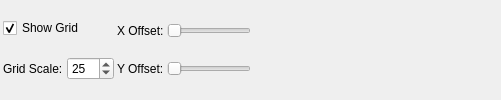
             <widget class="QWidget" name="pageGrid">
              <layout class="QHBoxLayout" name="horizontalLayout_2">
               <property name="spacing">
                <number>3</number>
               </property>
               <property name="leftMargin">
                <number>3</number>
               </property>
               <property name="topMargin">
                <number>3</number>
               </property>
               <property name="rightMargin">
                <number>3</number>
               </property>
               <property name="bottomMargin">
                <number>3</number>
               </property>
               <item>
                <layout class="QVBoxLayout" name="verticalLayout_3">
                 <property name="spacing">
                  <number>4</number>
                 </property>
                 <item>
                  <widget class="QCheckBox" name="chkShowGrid">
                   <property name="toolTip">
                    <string>Show or hide the grid in the battle</string>
                   </property>
                   <property name="text">
                    <string>Show Grid</string>
                   </property>
                   <property name="checked">
                    <bool>true</bool>
                   </property>
                  </widget>
                 </item>
                 <item>
                  <layout class="QHBoxLayout" name="horizontalLayout">
                   <property name="spacing">
                    <number>4</number>
                   </property>
                   <item>
                    <widget class="QLabel" name="label_3">
                     <property name="toolTip">
                      <string>Set the scale of the grid. The larger the number, the larger the grid squares</string>
                     </property>
                     <property name="text">
                      <string>Grid Scale:</string>
                     </property>
                    </widget>
                   </item>
                   <item>
                    <widget class="QSpinBox" name="spinGridScale">
                     <property name="toolTip">
                      <string>Set the scale of the grid. The larger the number, the larger the grid squares</string>
                     </property>
                     <property name="minimum">
                      <number>5</number>
                     </property>
                     <property name="maximum">
                      <number>250</number>
                     </property>
                     <property name="value">
                      <number>25</number>
                     </property>
                    </widget>
                   </item>
                  </layout>
                 </item>
                </layout>
               </item>
               <item>
                <layout class="QVBoxLayout" name="verticalLayout_2">
                 <property name="spacing">
                  <number>3</number>
                 </property>
                 <item>
                  <layout class="QHBoxLayout" name="horizontalLayout_4">
                   <item>
                    <widget class="QLabel" name="label">
                     <property name="toolTip">
                      <string>Shifts the grid horizontally</string>
                     </property>
                     <property name="text">
                      <string>X Offset:</string>
                     </property>
                    </widget>
                   </item>
                   <item>
                    <widget class="QSlider" name="sliderX">
                     <property name="sizePolicy">
                      <sizepolicy hsizetype="MinimumExpanding" vsizetype="Fixed">
                       <horstretch>0</horstretch>
                       <verstretch>0</verstretch>
                      </sizepolicy>
                     </property>
                     <property name="toolTip">
                      <string>Shifts the grid horizontally</string>
                     </property>
                     <property name="minimum">
                      <number>0</number>
                     </property>
                     <property name="maximum">
                      <number>100</number>
                     </property>
                     <property name="orientation">
                      <enum>Qt::Horizontal</enum>
                     </property>
                    </widget>
                   </item>
                  </layout>
                 </item>
                 <item>
                  <layout class="QHBoxLayout" name="horizontalLayout_5">
                   <item>
                    <widget class="QLabel" name="label_2">
                     <property name="toolTip">
                      <string>Shifts the grid vertically</string>
                     </property>
                     <property name="text">
                      <string>Y Offset:</string>
                     </property>
                    </widget>
                   </item>
                   <item>
                    <widget class="QSlider" name="sliderY">
                     <property name="sizePolicy">
                      <sizepolicy hsizetype="MinimumExpanding" vsizetype="Fixed">
                       <horstretch>0</horstretch>
                       <verstretch>0</verstretch>
                      </sizepolicy>
                     </property>
                     <property name="toolTip">
                      <string>Shifts the grid vertically</string>
                     </property>
                     <property name="minimum">
                      <number>0</number>
                     </property>
                     <property name="maximum">
                      <number>100</number>
                     </property>
                     <property name="orientation">
                      <enum>Qt::Horizontal</enum>
                     </property>
                    </widget>
                   </item>
                  </layout>
                 </item>
                </layout>
               </item>
               <item>
                <spacer name="horizontalSpacer">
                 <property name="orientation">
                  <enum>Qt::Horizontal</enum>
                 </property>
                 <property name="sizeHint" stdset="0">
                  <size>
                   <width>247</width>
                   <height>20</height>
                  </size>
                 </property>
                </spacer>
               </item>
              </layout>
             </widget>
